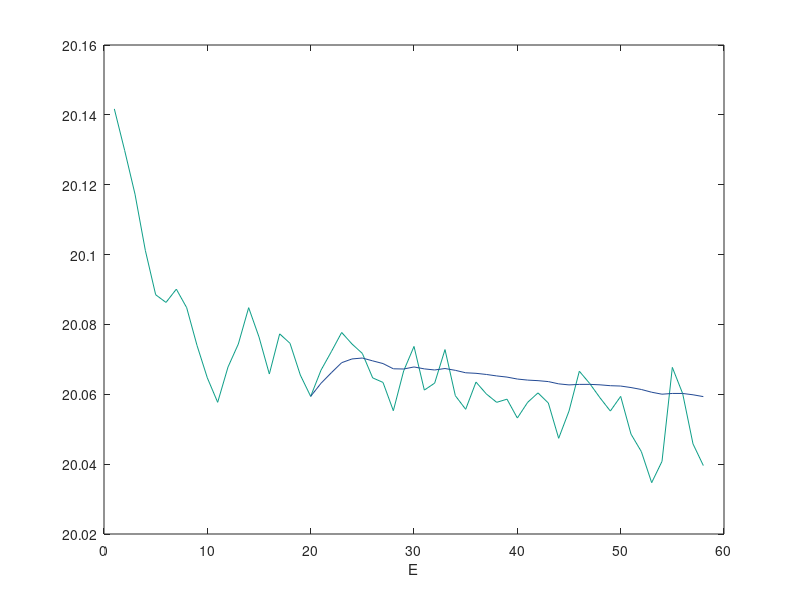

Source code (MATLAB):
%% Loading dataset.
clear
clc
imported_data = importdata('dmc.dat'); 

thermal = 20;
E = imported_data(:,1);

% Ploting block energy
plot(E, 'color', [rand rand rand]);
xlabel('E');
hold on

% Computing cumulative energy average
cumE = zeros(length(E),1);
for i=1:length(E)
   cumE(i) = sum(E(thermal:i))/length(E(thermal:i));
end

% PLotting cumulative energy average
plot(cumE, 'color', [rand rand rand])
hold off

Etot = sum(E(thermal:length(E)))/length(thermal:length(E))